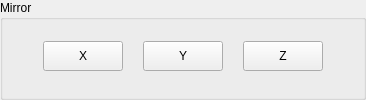
      <widget class="QGroupBox" name="mirror_Grp">
       <property name="title">
        <string>Mirror</string>
       </property>
       <layout class="QGridLayout" name="gridLayout_7">
        <property name="leftMargin">
         <number>40</number>
        </property>
        <property name="topMargin">
         <number>2</number>
        </property>
        <property name="rightMargin">
         <number>40</number>
        </property>
        <property name="bottomMargin">
         <number>7</number>
        </property>
        <property name="horizontalSpacing">
         <number>20</number>
        </property>
        <item row="0" column="0">
         <widget class="QPushButton" name="x_Btn">
          <property name="minimumSize">
           <size>
            <width>0</width>
            <height>30</height>
           </size>
          </property>
          <property name="maximumSize">
           <size>
            <width>16777215</width>
            <height>30</height>
           </size>
          </property>
          <property name="text">
           <string>X</string>
          </property>
         </widget>
        </item>
        <item row="0" column="1">
         <widget class="QPushButton" name="y_Btn">
          <property name="minimumSize">
           <size>
            <width>0</width>
            <height>30</height>
           </size>
          </property>
          <property name="maximumSize">
           <size>
            <width>16777215</width>
            <height>30</height>
           </size>
          </property>
          <property name="text">
           <string>Y</string>
          </property>
         </widget>
        </item>
        <item row="0" column="2">
         <widget class="QPushButton" name="z_Btn">
          <property name="minimumSize">
           <size>
            <width>0</width>
            <height>30</height>
           </size>
          </property>
          <property name="maximumSize">
           <size>
            <width>16777215</width>
            <height>30</height>
           </size>
          </property>
          <property name="text">
           <string>Z</string>
          </property>
         </widget>
        </item>
       </layout>
      </widget>
